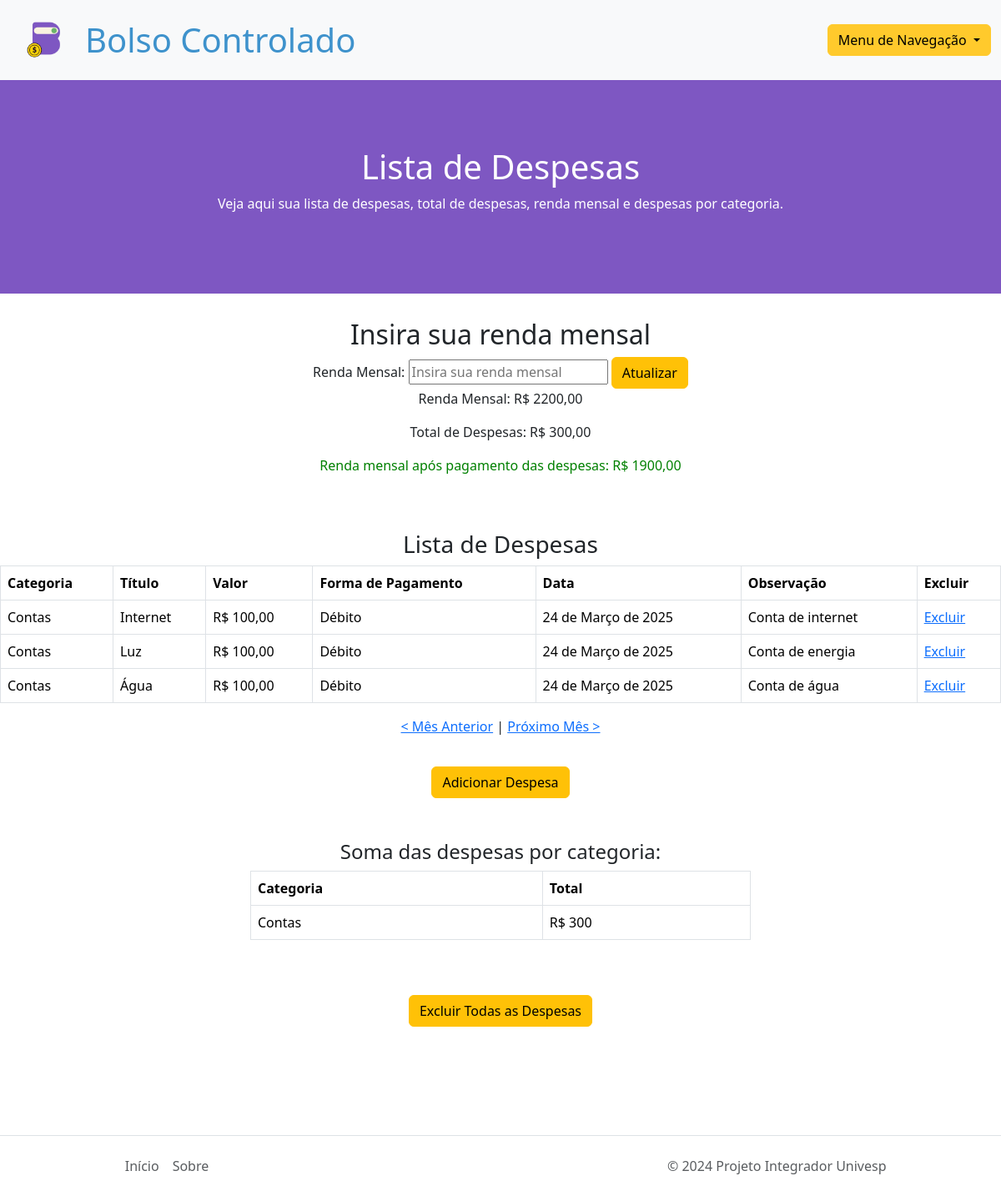
The app's page /expenses/ (signed in) with its own data.
### expenses/models.py (models this page shows, shortened)
class UserProfile(models.Model):
    user = models.OneToOneField(User, on_delete=models.CASCADE, related_name='user_profile')  # Adicione related_name
    salary = models.DecimalField(max_digits=10, decimal_places=2, default=0)

class Expense(models.Model):
    expense_category = models.CharField(max_length=20, choices=CATEGORY_CHOICES, verbose_name='Categoria', default='categoria1')
    title = models.CharField(max_length=30, verbose_name='Título')
    amount = models.DecimalField(max_digits=10, decimal_places=2, verbose_name='Valor')
    date = models.DateField(verbose_name='Data')
    user = models.ForeignKey(User, on_delete=models.CASCADE, related_name='expenses')  # Adicione related_name
    payment_method = models.CharField(blank=True, max_length=20, choices=PAYMENT_CHOICES, verbose_name='Forma de Pagamento (Opcional)', default='Dinheiro')
    observation = models.TextField(blank=True, verbose_name='Observação', max_length=60)
    duration_months = models.IntegerField(verbose_name='Duração em Meses', default=1)
    class Meta:
        verbose_name = 'Despesa'
        verbose_name_plural = 'Despesas'

### expenses/views.py (the view, shortened to what this page needs)
# urls.py: path('expenses/', ExpenseListView.as_view(), name='expense_list'),
class ExpenseListView(LoginRequiredMixin, ListView):
    model = Expense
    template_name = 'expenses/expense_list.html'
    context_object_name = 'expenses'
    def get_queryset(self):
        year = self.kwargs.get('year', None)
        month = self.kwargs.get('month', None)
        if year is None or month is None:
            current_date = datetime.now()
            year = current_date.year
            month = current_date.month
        return Expense.objects.filter(user=self.request.user, date__year=year, date__month=month)
    def get_context_data(self, **kwargs):
        context = super().get_context_data(**kwargs)
        year = int(self.kwargs.get('year', datetime.now().year))
        month = int(self.kwargs.get('month', datetime.now().month))
        prev_month, prev_year = (month - 1, year) if month > 1 else (12, year - 1)
        next_month, next_year = (month + 1, year) if month < 12 else (1, year + 1)
        expenses = self.get_queryset()
        total_expenses = expenses.aggregate(total=Sum('amount'))['total'] or 0
        salary = UserProfile.objects.get(user=self.request.user).salary if UserProfile.objects.filter(user=self.request.user).exists() else None
        difference = salary - total_expenses if salary is not None else None
        expenses_by_category = expenses.values('expense_category').annotate(total_amount=Sum('amount'))
        context.update({
            'total_expenses': round(total_expenses, 2),
            'salary': salary,
            'difference': difference,
            'expenses_by_category': expenses_by_category,
            'year': year,
            'month': month,
            'prev_year': prev_year,
            'prev_month': prev_month,
            'next_year': next_year,
            'next_month': next_month,
        })
        return context

### expenses/templates/expenses/expense_list.html (shortened to what this page needs)
{% load static %}
<!DOCTYPE html>
<html lang="pt-br">
<head>
    <link href="https://cdn.jsdelivr.net/npm/bootstrap@5.3.3/dist/css/bootstrap.min.css" rel="stylesheet">
</head>
<body>
<nav class="navbar navbar-expand-lg bg-body-tertiary">
    <div class="container-fluid">
        <div style="display: flex; align-items: center;">
            <img id="logo-img" src="{% static 'img/bolso-controlado-img.png'%}" alt="logo">
            <div id="logo-letras" class="display-6" style="margin-left: 10px;"><strong>Bolso Controlado</strong></div>
        </div>
    <div class="dropdown">
        <button class="btn btn-secondary dropdown-toggle" style="color: black; background-color: #FFCA2C; border-color: #FFCA2C;" type="button" data-bs-toggle="dropdown" aria-expanded="false">
          Menu de Navegação
        </button>
      </div>
    </div>
  </nav>
<div id="banner">
    <h1 id="cor-letra-banner">Lista de Despesas</h1>
    <p id="cor-letra-banner">Veja aqui sua lista de despesas, total de despesas, renda mensal e despesas por categoria.</p>
</div>
<div class="text-center" style="padding-top: 30px;">
    <h2>Insira sua renda mensal</h2>
    <form action="{% url 'expense_list' %}" method="post">
        <label for="salary">Renda Mensal:</label>
        <input type="text" id="salary" name="salary" placeholder="Insira sua renda mensal">
        <button class="btn btn-warning" type="submit">Atualizar</button>
    </form>
    {% if salary %}
    <p>Renda Mensal: R$ {{ salary }}</p>
    {% endif %}
    <p>Total de Despesas: R$ {{ total_expenses }}</p>
    {% if difference is not None %}
    {% if difference >= 0 %}
        <p style="color: green;">Renda mensal após pagamento das despesas: R$ {{ difference }}</p>
    {% else %}
        <p style="color: red;">Renda mensal após pagamento das despesas: <span style="color: red;">R$ {{ difference }}</span> <span style="color: red;">(Renda negativa)</span></p>
    {% endif %}
{% endif %}
</div>
<h3 class="text-center" style="padding-top: 50px;">Lista de Despesas</h3>
<div class="table-responsive">
    <table class="table table-bordered">
        <thead>
            <tr>
                <th scope="col">Categoria</th>
                <th scope="col">Título</th>
                <th scope="col">Valor</th>
                <th scope="col">Forma de Pagamento</th>
                <th scope="col">Data</th>
                <th scope="col">Observação</th>
                <th scope="col">Excluir</th>
            </tr>
        </thead>
        <tbody>
            {% for expense in expenses %}
            <tr>
                <td>{{ expense.expense_category }}</td>
                <td>{{ expense.title }}</td>
                <td>R$ {{ expense.amount }}</td>
                <td>{{ expense.payment_method }}</td>
                <td>{{ expense.date }}</td>
                <td>{{ expense.observation }}</td>
                <td><a href="{% url 'delete_expense' expense.id %}">Excluir</a></td>
            </tr>
            {% endfor %}
        </tbody>
    </table>
</div>
<div class="text-center" style="margin-bottom:3%">
    {% if year and month %}
        <p>
            <a href="{% if month > 1 %}{% url 'expense_list_month' year=year month=month|add:'-1' %}{% else %}{% url 'expense_list_month' year=year|add:'-1' month=12 %}{% endif %}">&lt; Mês Anterior</a> |
            <a href="{% if month < 12 %}{% url 'expense_list_month' year=year month=month|add:'1' %}{% else %}{% url 'expense_list_month' year=year|add:'1' month=1 %}{% endif %}">Próximo Mês &gt;</a>
        </p>
    {% endif %}
    </div>
<div class="text-center">
    <button class="btn btn-warning" onclick="window.location.href='{% url 'add_expense' %}'">Adicionar Despesa</button>
</div>
<div>
    <div class="col-6 mx-auto">
        <h4 class="text-center" style="padding-top: 50px;">Soma das despesas por categoria:</h4>
        <div class="table-responsive">
            <table class="table table-bordered">
                <thead>
                    <tr>
                        <th scope="col">Categoria</th>
                        <th scope="col">Total</th>
                    </tr>
                </thead>
                <tbody>
                    {% for category in expenses_by_category %}
                    <tr>
                        <td>{{ category.expense_category }}</td>
                        <td>R$ {{ category.total_amount }}</td>
                    </tr>
                    {% endfor %}
                </tbody>
            </table>
        </div>
    </div>
</div>
<div class="text-center" style="margin-top: 50px;">
    <form action="{% url 'confirm_delete_expenses' %}" method="post">
        <button class="btn btn-warning" type="submit">Excluir Todas as Despesas</button>
    </form>
</div>
<footer class="d-flex flex-wrap justify-content-between align-items-center py-3 border-top" style="margin-top: 130px;">
    <ul class="nav col-md-4 justify-content-center">
        <li class="nav-item"><a href="#" class="nav-link px-2 text-muted">Início</a></li>
        <li class="nav-item"><a href="{% url 'about' %}" class="nav-link px-2 text-muted">Sobre</a></li>
    </ul>
    <p class="col-md-4 mb-0 text-muted">© 2024 Projeto Integrador Univesp</p>
</footer>
</body>
</html>

### expenses/templates/expenses/expense_list.html (style rules this page uses)
:root { --obs: red; --letras-nav-bar-preto: #000000; --fundo-banner: #7E57C2; --letras-banner: #ffffff; --letras-nav-bar-azul: #3E92CC; --cor-input: #cfcfcfcf; }
#logo-letras { color: var(--letras-nav-bar-azul); }
#logo-img { width: 5rem; height: 5rem; }
#banner { background-color: var(--fundo-banner); padding: 5rem; padding-bottom: 5rem; text-align: center; }
#cor-letra-banner { color: var(--letras-banner); }

### records on screen
UserProfile: salary "2200,00"
Expense: expense_category "Contas", title "Internet", amount "100,00", payment_method "Débito", date "24 de Março de 2025", observation "Conta de internet"
Expense: expense_category "Contas", title "Luz", amount "100,00", payment_method "Débito", date "24 de Março de 2025", observation "Conta de energia"
Expense: expense_category "Contas", title "Água", amount "100,00", payment_method "Débito", date "24 de Março de 2025", observation "Conta de água"

### other values on screen
{{ total_expenses }} "300,00"
{{ category.expense_category }} "Contas"
{{ category.total_amount }} "300"
